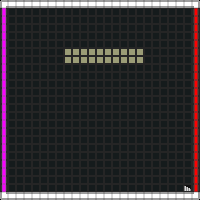

A 2D game scene composited from a Tiled map and its tileset images. What follows is a short description and the map's XML, with every tile layer's data as written:
An orthogonal 25x25 tile map with 8x8 px tiles, 1 tile layer (Tile Layer 1) and 2 objects.

<map version="1.0" orientation="orthogonal" renderorder="right-down" width="25" height="25" tilewidth="8" tileheight="8" nextobjectid="6">
 <tileset firstgid="1" name="tiles" tilewidth="8" tileheight="8" tilecount="780">
  <image source="../oryx_megapack/oryx_lofi_scifi/tiles.png" trans="ff00ff" width="240" height="208" />
 </tileset>
 <layer name="Tile Layer 1" width="25" height="25">
  <data encoding="csv">
1,15,15,15,15,15,15,15,15,15,15,15,15,15,15,15,15,15,15,15,15,15,15,15,31,
100,274,274,274,274,274,274,274,274,274,274,274,274,274,274,274,274,274,274,274,274,274,274,274,95,
100,274,274,274,274,274,274,274,274,274,274,274,274,274,274,274,274,274,274,274,274,274,274,274,95,
100,274,274,274,274,274,274,274,274,274,274,274,274,274,274,274,274,274,274,274,274,274,274,274,95,
100,274,274,274,274,274,274,274,274,274,274,274,274,274,274,274,274,274,274,274,274,274,274,274,95,
100,274,274,274,274,274,274,274,274,274,274,274,274,274,274,274,274,274,274,274,274,274,274,274,95,
100,274,274,274,274,274,274,274,362,362,362,362,362,362,362,362,362,362,274,274,274,274,274,274,95,
100,274,274,274,274,274,274,274,362,362,362,362,362,362,362,362,362,362,274,274,274,274,274,274,95,
100,274,274,274,274,274,274,274,274,274,274,274,274,274,274,274,274,274,274,274,274,274,274,274,95,
100,274,274,274,274,274,274,274,274,274,274,274,274,274,274,274,274,274,274,274,274,274,274,274,95,
100,274,274,274,274,274,274,274,274,274,274,274,274,274,274,274,274,274,274,274,274,274,274,274,95,
100,274,274,274,274,274,274,274,274,274,274,274,274,274,274,274,274,274,274,274,274,274,274,274,95,
100,274,274,274,274,274,274,274,274,274,274,274,274,274,274,274,274,274,274,274,274,274,274,274,95,
100,274,274,274,274,274,274,274,274,274,274,274,274,274,274,274,274,274,274,274,274,274,274,274,95,
100,274,274,274,274,274,274,274,274,274,274,274,274,274,274,274,274,274,274,274,274,274,274,274,95,
100,274,274,274,274,274,274,274,274,274,274,274,274,274,274,274,274,274,274,274,274,274,274,274,95,
100,274,274,274,274,274,274,274,274,274,274,274,274,274,274,274,274,274,274,274,274,274,274,274,95,
100,274,274,274,274,274,274,274,274,274,274,274,274,274,274,274,274,274,274,274,274,274,274,274,95,
100,274,274,274,274,274,274,274,274,274,274,274,274,274,274,274,274,274,274,274,274,274,274,274,95,
100,274,274,274,274,274,274,274,274,274,274,274,274,274,274,274,274,274,274,274,274,274,274,274,95,
100,274,274,274,274,274,274,274,274,274,274,274,274,274,274,274,274,274,274,274,274,274,274,274,95,
100,274,274,274,274,274,274,274,274,274,274,274,274,274,274,274,274,274,274,274,274,274,274,274,95,
100,274,274,274,274,274,274,274,274,274,274,274,274,274,274,274,274,274,274,274,274,274,274,274,95,
100,274,274,274,274,274,274,274,274,274,274,274,274,274,274,274,274,274,274,274,274,274,274,298,95,
91,15,15,15,15,15,15,15,15,15,15,15,15,15,15,15,15,15,15,15,15,15,15,15,61
</data>
 </layer>
 <objectgroup name="Walls">
  <object id="3" x="8" y="8">
   <polyline points="0,0 184,0 184,184 0,184 0,0" />
  </object>
  <object id="4" x="64" y="48">
   <polyline points="0,0 80,0 80,16 0,16 0,0" />
  </object>
 </objectgroup>
</map>